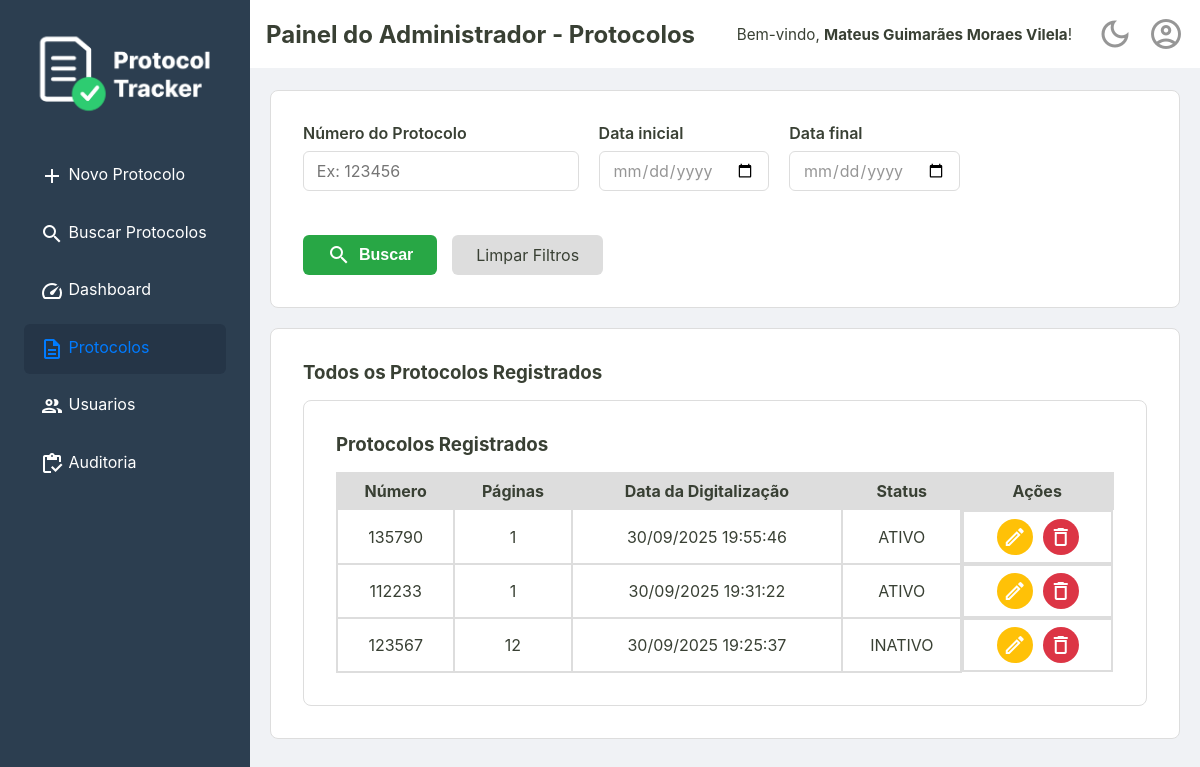
The app's page /admin/protocolos (signed in) with its own data.
### tables this page shows
CREATE TABLE usuarios (
    id INTEGER PRIMARY KEY,
    nome TEXT NOT NULL,
    email TEXT NOT NULL UNIQUE,
    cpf TEXT NOT NULL UNIQUE,
    senha TEXT NOT NULL,
    permissao TEXT NOT NULL DEFAULT 'operador',
    criado_em TEXT NOT NULL,
    ativo INTEGER NOT NULL DEFAULT 1
  );

CREATE TABLE protocolos (
    id TEXT PRIMARY KEY,
    id_usuario INTEGER NOT NULL,
    numero TEXT NOT NULL UNIQUE,
    quantidade_paginas INTEGER NOT NULL,
    observacoes TEXT,
    criado_em TEXT NOT NULL,
    alterado_em TEXT,
    deletado_em TEXT,
    FOREIGN KEY (id_usuario) REFERENCES usuarios (id)
  );

### src/Controller/AdminController.php (called while the page is built, shortened)
<?php
class AdminController {
    private ?Usuario $usuarioLogado = null;
    private bool $isAdmin = false;
    public function __construct(
        private UsuarioRepository $usuarioRepositorio,
        private UsuarioService $usuarioService,
        private ProtocoloRepositorySql $protocoloRepositorio,
        private AuditService $auditService
    ) {
        $idUsuario = $_SESSION['usuario_logado_id'] ?? null;
        if ($idUsuario) {
            $this->usuarioLogado = $this->usuarioRepositorio->buscaPorId($idUsuario);
        }
        if ($this->usuarioLogado && $this->usuarioLogado->permissao() === 'administrador') {
            $this->isAdmin = true;
        }
    }
    public function exibirPainelAdmin()
    {
        try {
            $listaDeProtocolos = $this->protocoloRepositorio->all();
            $tituloDaPagina = "Painel do Administrador - Protocolos";
            $usuarioLogado = $this->usuarioLogado;
            require __DIR__ . '/../../templates/admin/protocolos.php';
        } catch (Exception $e) {
            $erro = $e->getMessage();
            $usuarioLogado = $this->usuarioLogado;
            $isAdmin = $this->isAdmin;
            require __DIR__ . '/../../templates/home.php';
        }
    }
}

### src/Repository/UsuarioRepository.php (called while the page is built, shortened)
<?php
final class UsuarioRepository
{
    private PDO $connection;
    public function __construct(PDO $connection)
    {
        $this->connection = $connection;
    }
    public function buscaPorId(int $id): ?Usuario
    {
        $sqlQuery = "SELECT * FROM usuarios WHERE id = :id;";
        $stmt = $this->connection->prepare($sqlQuery);
        $stmt->bindValue(':id', $id);
        $stmt->execute();
        $dadosUsuario = $stmt->fetch();
        return Usuario::fromArray($dadosUsuario);
    }
}

### src/Model/Usuario.php (called while the page is built, shortened)
<?php
class Usuario {
    public function nome(): string
    {
        return $this->nome;
    }
    public static function fromArray(array $dados): self
    {
        try {
            $data = new DateTimeImmutable($dados['criado_em']);
        } catch (Exception $e) {
            throw new Exception("Falha ao criar data a partir do valor: " . ($dados['criado_em'] ?? 'N/A'));
        }
        return new self(
            $dados['id'],
            $dados['nome'],
            $dados['email'],
            $dados['cpf'],
            $dados['senha'],
            $dados['permissao'],
            $data,
            (bool) $dados['ativo']
        );
    }
}

### src/Controller/UsuarioController.php (called while the page is built, shortened)
<?php
class UsuarioController
{
    public function __construct(
        private UsuarioRepository $repositorio,
        private UsuarioService $usuarioService,
        private LoginService $loginService,
    ) {
        $id_usuario = $_SESSION['usuario_logado_id'] ?? null;
        if ($id_usuario) {
            $this->usuarioLogado = $this->repositorio->buscaPorId($id_usuario);
        }
    }
}

### src/Repository/ProtocoloRepositorySql.php (called while the page is built, shortened)
<?php
final class ProtocoloRepositorySql implements ProtocoloRepositoryInterface
{
    private PDO $connection;
    public function __construct(PDO $connection)
    {
        $this->connection = $connection;
    }
    public function all(): array
    {
        $sqlQuery = "SELECT * FROM protocolos ORDER BY criado_em DESC;";
        $stmt = $this->connection->query($sqlQuery);
        $listaDeProtocolos = $this->hidrataListaDeProtocolos($stmt);
        return $listaDeProtocolos;
    }
    private function hidrataListaDeProtocolos(PDOStatement $stmt): array
    {
        $listaDeProtocolos = [];
        while($protocoloDados = $stmt->fetch()){
            $listaDeProtocolos[] = Protocolo::fromArray($protocoloDados);
        }
        return $listaDeProtocolos;
    }
}

### src/Model/Protocolo.php (called while the page is built, shortened)
<?php
class Protocolo {
    public function id(): string {
        return $this->id;
    }
    public function numero(): string {
        return $this->numero;
    }
    public function paginas(): int {
        return $this->quantidade_paginas;
    }
    public function data(): DateTimeImmutable {
        return $this->criado_em;
    }
    public function deletadoEm(): ?DateTimeImmutable {
        return $this->deletado_em;
    }
    public static function fromArray(array $dados): self
    {
        try {
            $criado_em = new DateTimeImmutable($dados['criado_em']);
            $alterado_em = isset($dados['alterado_em']) ? new DateTimeImmutable($dados['alterado_em']) : null;
            $deletado_em = isset($dados['deletado_em']) ? new DateTimeImmutable($dados['deletado_em']) : null;
        } catch (Exception $e) {
            throw new Exception("Falha ao criar data");
        }
        return new self(
            $dados['id'],
            $dados['id_usuario'],
            $dados['numero'],
            $dados['quantidade_paginas'],
            $criado_em,
            $dados['observacoes'] ?? null,
            $alterado_em,
            $deletado_em
        );
    }
}

### templates/admin/_listaProtocolos.php (the view, shortened to what this page needs)
<section class="listagem-container">
    <h3>Protocolos Registrados</h3>
    <table id="tabela-protocolos" class="protocolos-table">
        <thead>
            <tr>
                <th>Número</th>
                <th>Páginas</th>
                <th>Data da Digitalização</th>
                <th>Status</th>
                <th class="acoes-header">Ações</th>
            </tr>
        </thead>
        <tbody>
            <?php foreach ($listaDeProtocolos as $protocolo): ?>
                <tr>
                    <td><?= htmlspecialchars($protocolo->numero()) ?></td>
                    <td><?= htmlspecialchars($protocolo->paginas()) ?></td>
                    <td><?= $protocolo->data()->format('d/m/Y H:i:s') ?></td>
                    <td>
                        <?= $protocolo->deletadoEm() !== null ? 'INATIVO' : 'ATIVO'; ?>
                    </td>
                    <td class="acoes-cell">
                        <a href="/editar?id=<?= htmlspecialchars($protocolo->id()) ?>" class="btn-acao btn-editar" title="Editar">
                            <span class="material-icons-outlined">edit</span>
                        </a>
                        <form action="/excluir" method="post" onsubmit="return confirm('Tem certeza que deseja excluir este protocolo?');">
                            <button type="submit" class="btn-acao btn-excluir" title="Excluir">
                                <span class="material-icons-outlined">delete</span>
                            </button>
                        </form>
                    </td>
                </tr>
            <?php endforeach; ?>
        </tbody>
    </table>
</section>

### templates/_partials/_content-header.php (shortened to what this page needs)
<div class="content-header">
    <div class="header-title">
        <h2><?= isset($tituloDaPagina) ? htmlspecialchars($tituloDaPagina) : 'Página sem Título' ?></h2>
    </div>
    <div class="header-actions">
        <?php if (isset($usuarioLogado) && $usuarioLogado): ?>
            <div class="welcome-message">
                <span>Bem-vindo, <strong><?= htmlspecialchars($usuarioLogado->nome()) ?></strong>!</span>
            </div>
        <?php endif; ?>
        <a href="#" id="theme-toggle" class="action-icon" title="Mudar Tema">
            <span class="material-icons-outlined">dark_mode</span>
        </a>
        <div class="dropdown">
            <a href="#" id="user-menu-toggle" class="action-icon" title="Perfil do Usuário">
                <span class="material-icons-outlined">account_circle</span>
            </a>
        </div>
    </div>
</div>

### public/assets/css/style.css (style rules this page uses)
:root { --cor-fundo-sidebar: #2c3e50; --cor-fundo-sidebar-hover: #33465c; --cor-fontes-sidebar: #ffffff; --cor-fundo-header: #ffffff; --cor-bordas: #ddd; --cor-fundo-body: #f0f2f5; --cor-fontes-body: #394034; --cor-fundo-sidebar-active: #253547; --cor-fontes-sidebar-active: #007bff; --cor-bordas-focus: #80bdff; --cor-fontes-main-button: #ffffff; --cor-main-button: #28a745; --cor-fontes-cards: #696969; --cor-icones-header: #969696; --cor-icones-header-hover: #007bff; --cor-primaria-erro: #ff2c2c; }
* { margin: 0; padding: 0; box-sizing: border-box; }
body { font-family: -apple-system, BlinkMacSystemFont, 'Segoe UI', Roboto, 'Helvetica Neue', Arial, sans-serif; background-color: var(--cor-fundo-body); color: var(--cor-fontes-body); display: flex; flex-direction: column; min-height: 100vh; }
a { text-decoration: none; }
.content-header { width: 100%; margin: 0 auto 1.4rem auto; display: flex; justify-content: space-between; align-items: center; background-color: var(--cor-fundo-header); padding: 1rem; }
.header-actions { display: flex; align-items: center; gap: 15px; }
.action-icon { color: var(--cor-icones-header); transition: color 0.2s; display: flex; align-items: center; }
.action-icon .material-icons-outlined { font-size: 36px; }
.busca-form-container, .listagem-container { width: 100%; max-width: 1400px; border: 1px solid var(--cor-bordas); margin: 0 auto; background-color: var(--cor-fundo-header); padding: 2rem; border-radius: 8px; }
.listagem-container h3 { margin-bottom: 1rem; }
.protocolos-table { width: 100%; border-collapse: collapse; border-spacing: 0; }
.protocolos-table th, .protocolos-table td { padding: 7px; border: 2px solid var(--cor-bordas); text-align: center; vertical-align: middle; }
.protocolos-table thead { background-color: var(--cor-bordas); }
.acoes-header { text-align: center; }
.acoes-cell { display: flex; justify-content: center; align-items: center; gap: 10px; }
.btn-acao { display: inline-flex; padding: 6px; border: none; border-radius: 50%; cursor: pointer; transition: background-color 0.2s; color: #fff; }
.btn-editar { background-color: #ffc107; }
.btn-excluir { background-color: #dc3545; }
.material-icons-outlined { vertical-align: middle; }
.dropdown { position: relative; display: inline-block; }
.header-actions .welcome-message { color: var(--cor-fontes-body); font-size: 0.95rem; margin-right: 10px; white-space: nowrap; }

### records on screen
usuarios: nome "Mateus Guimarães Moraes Vilela"
protocolos: numero "135790", quantidade_paginas "1", format "30/09/2025 19:55:46", shows "ATIVO"
protocolos: numero "112233", quantidade_paginas "1", format "30/09/2025 19:31:22", shows "ATIVO"
protocolos: numero "123567", quantidade_paginas "12", format "30/09/2025 19:25:37", shows "INATIVO"

### other values on screen
$tituloDaPagina "Painel do Administrador - Protocolos"
